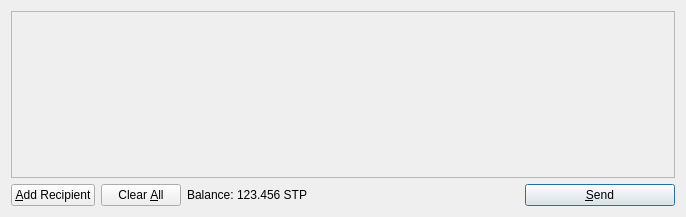
<?xml version="1.0" encoding="UTF-8"?>
<ui version="4.0">
 <class>SendCoinsDialog</class>
 <widget class="QDialog" name="SendCoinsDialog">
  <property name="geometry">
   <rect>
    <x>0</x>
    <y>0</y>
    <width>686</width>
    <height>217</height>
   </rect>
  </property>
  <property name="windowTitle">
   <string>Send Coins</string>
  </property>
  <layout class="QVBoxLayout" name="verticalLayout">
   <item>
    <widget class="QScrollArea" name="scrollArea">
     <property name="widgetResizable">
      <bool>true</bool>
     </property>
     <widget class="QWidget" name="scrollAreaWidgetContents">
      <property name="geometry">
       <rect>
        <x>0</x>
        <y>0</y>
        <width>666</width>
        <height>165</height>
       </rect>
      </property>
      <layout class="QVBoxLayout" name="verticalLayout_2">
       <property name="margin">
        <number>0</number>
       </property>
       <item>
        <layout class="QVBoxLayout" name="entries">
         <property name="spacing">
          <number>6</number>
         </property>
        </layout>
       </item>
       <item>
        <spacer name="verticalSpacer">
         <property name="orientation">
          <enum>Qt::Vertical</enum>
         </property>
         <property name="sizeHint" stdset="0">
          <size>
           <width>20</width>
           <height>40</height>
          </size>
         </property>
        </spacer>
       </item>
      </layout>
     </widget>
    </widget>
   </item>
   <item>
    <layout class="QHBoxLayout" name="horizontalLayout">
     <item>
      <widget class="QPushButton" name="addButton">
       <property name="toolTip">
        <string>Send to multiple recipients at once</string>
       </property>
       <property name="text">
        <string>&amp;Add Recipient</string>
       </property>
       <property name="icon">
        <iconset resource="../bitcoin.qrc">
         <normaloff>:/icons/add</normaloff>:/icons/add</iconset>
       </property>
       <property name="autoDefault">
        <bool>false</bool>
       </property>
      </widget>
     </item>
     <item>
      <widget class="QPushButton" name="clearButton">
       <property name="sizePolicy">
        <sizepolicy hsizetype="Minimum" vsizetype="Fixed">
         <horstretch>0</horstretch>
         <verstretch>0</verstretch>
        </sizepolicy>
       </property>
       <property name="toolTip">
        <string>Remove all transaction fields</string>
       </property>
       <property name="text">
        <string>Clear &amp;All</string>
       </property>
       <property name="icon">
        <iconset resource="../bitcoin.qrc">
         <normaloff>:/icons/remove</normaloff>:/icons/remove</iconset>
       </property>
       <property name="autoRepeatDelay">
        <number>300</number>
       </property>
       <property name="autoDefault">
        <bool>false</bool>
       </property>
      </widget>
     </item>
     <item>
      <layout class="QHBoxLayout" name="horizontalLayout_2">
       <property name="spacing">
        <number>3</number>
       </property>
       <item>
        <widget class="QLabel" name="label">
         <property name="text">
          <string>Balance:</string>
         </property>
        </widget>
       </item>
       <item>
        <widget class="QLabel" name="labelBalance">
         <property name="cursor">
          <cursorShape>IBeamCursor</cursorShape>
         </property>
         <property name="text">
          <string>123.456 STP</string>
         </property>
         <property name="textInteractionFlags">
          <set>Qt::LinksAccessibleByMouse|Qt::TextSelectableByKeyboard|Qt::TextSelectableByMouse</set>
         </property>
        </widget>
       </item>
      </layout>
     </item>
     <item>
      <spacer name="horizontalSpacer">
       <property name="orientation">
        <enum>Qt::Horizontal</enum>
       </property>
       <property name="sizeHint" stdset="0">
        <size>
         <width>40</width>
         <height>20</height>
        </size>
       </property>
      </spacer>
     </item>
     <item>
      <widget class="QPushButton" name="sendButton">
       <property name="minimumSize">
        <size>
         <width>150</width>
         <height>0</height>
        </size>
       </property>
       <property name="toolTip">
        <string>Confirm the send action</string>
       </property>
       <property name="text">
        <string>&amp;Send</string>
       </property>
       <property name="icon">
        <iconset resource="../bitcoin.qrc">
         <normaloff>:/icons/send</normaloff>:/icons/send</iconset>
       </property>
       <property name="default">
        <bool>true</bool>
       </property>
      </widget>
     </item>
    </layout>
   </item>
  </layout>
 </widget>
 <resources>
  <include location="../bitcoin.qrc"/>
 </resources>
 <connections/>
</ui>
